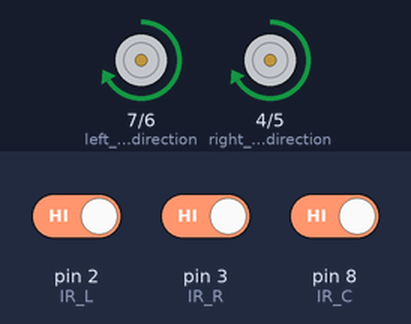
The sketch below on a simulated Arduino Uno, built with avr-gcc and run on an emulated ATmega328P. Parts: direction and speed pins drawn as motors (green arrow = direction pin HIGH = forward, orange = LOW = backward, longer = more drive). The inputs (shaded band) are chosen by the test bench; at power-on: pin 2 (IR_L) HIGH, pin 8 (IR_C) HIGH, pin 3 (IR_R) HIGH.

Above: at 1.2 s.
1.3 s: pin 2 (IR_L) driven LOW
At 2.5 s:
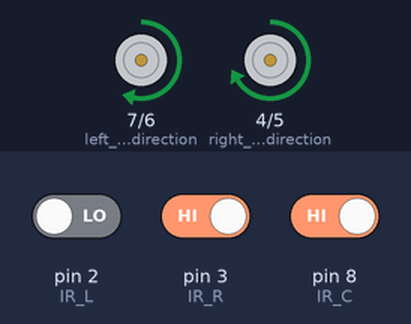
2.8 s: pin 8 (IR_C) driven LOW
At 3.9 s:
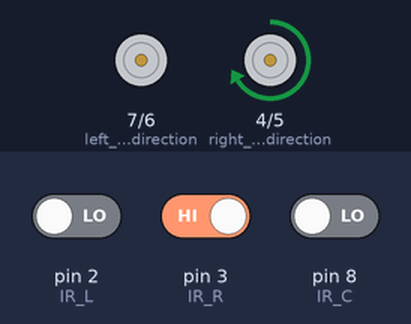
4.3 s: pin 8 (IR_C) driven HIGH
At 5.0 s:
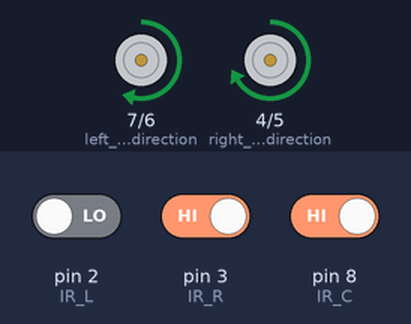
5.8 s: pin 2 (IR_L) driven HIGH
At 6.2 s:
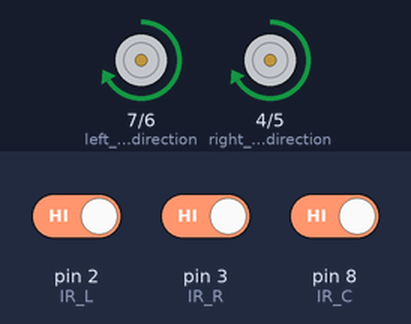
7.3 s: pin 3 (IR_R) driven LOW
At 8.5 s:
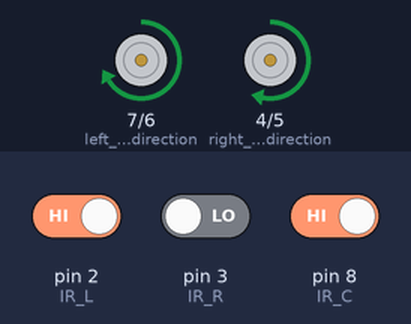
8.8 s: pin 8 (IR_C) driven LOW
At 9.6 s:
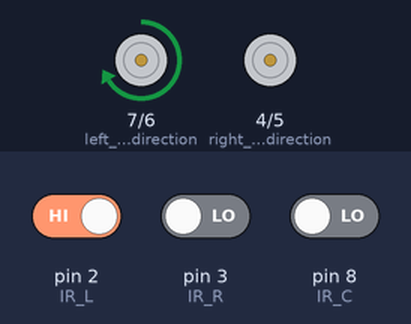
Timing chart, 0 to 11.3 s (numbered marks = the images above; inputs shaded):
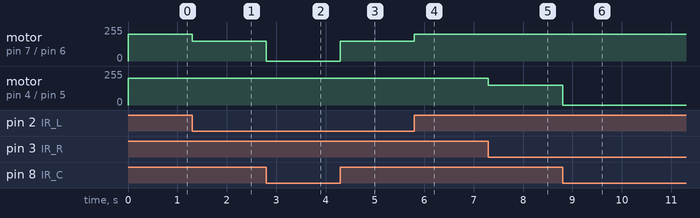

The sketch:

line2.ino
```cpp
#define IR_L 2
#define IR_R 3
#define IR_C 8
#define right_motor_speed 5
#define left_motor_speed 6
#define right_motor_direction 4
#define left_motor_direction 7

void setup() {
  pinMode(IR_L, INPUT_PULLUP);
  pinMode(IR_R, INPUT_PULLUP);
  pinMode(IR_C, INPUT_PULLUP);
  pinMode(right_motor_speed, OUTPUT);
  pinMode(right_motor_direction, OUTPUT);
  pinMode(left_motor_speed, OUTPUT);
  pinMode(left_motor_direction, OUTPUT);
}

void loop() {
  if (digitalRead(IR_L) == 0 && digitalRead(IR_C) == 1 && digitalRead(IR_R) == 0) {
    analogWrite(left_motor_speed, 200);
    digitalWrite(left_motor_direction, HIGH);
    analogWrite(right_motor_speed, 200);
    digitalWrite(right_motor_direction, HIGH);
  }
  if (digitalRead(IR_L) == 1 && digitalRead(IR_C) == 1 && digitalRead(IR_R) == 1) {
    analogWrite(left_motor_speed, 200);
    digitalWrite(left_motor_direction, HIGH);
    analogWrite(right_motor_speed, 200);
    digitalWrite(right_motor_direction, HIGH);
  }
  if (digitalRead(IR_L) == 1 && digitalRead(IR_C) == 0 && digitalRead(IR_R) == 0) {
    analogWrite(left_motor_speed, 200);
    digitalWrite(left_motor_direction, HIGH);
    analogWrite(right_motor_speed, 0);
    digitalWrite(right_motor_direction, HIGH);
  }
  if (digitalRead(IR_L) == 0 && digitalRead(IR_C) == 0 && digitalRead(IR_R) == 1) {
    analogWrite(left_motor_speed, 0);
    digitalWrite(left_motor_direction, HIGH);
    analogWrite(right_motor_speed, 200);
    digitalWrite(right_motor_direction, HIGH);
  }
  if (digitalRead(IR_L) == 1 && digitalRead(IR_C) == 1 && digitalRead(IR_R) == 0) {
    analogWrite(left_motor_speed, 200);
    digitalWrite(left_motor_direction, HIGH);
    analogWrite(right_motor_speed, 150);
    digitalWrite(right_motor_direction, HIGH);
  }
  if (digitalRead(IR_L) == 0 && digitalRead(IR_C) == 1 && digitalRead(IR_R) == 1) {
    analogWrite(left_motor_speed, 150);
    digitalWrite(left_motor_direction, HIGH);
    analogWrite(right_motor_speed, 200);
    digitalWrite(right_motor_direction, HIGH);
  }
}
```

Measured:
- after the input at 1.3 s, motor on pin 7 (left_motor_direction) / pin 6 (left_motor_speed): forward 200/255 → forward 150/255 at once
- after the input at 2.8 s, motor on pin 7 (left_motor_direction) / pin 6 (left_motor_speed): forward 150/255 → stopped at once
- after the input at 4.3 s, motor on pin 7 (left_motor_direction) / pin 6 (left_motor_speed): stopped → forward 150/255 at once
- after the input at 5.8 s, motor on pin 7 (left_motor_direction) / pin 6 (left_motor_speed): forward 150/255 → forward 200/255 at once
- after the input at 7.3 s, motor on pin 4 (right_motor_direction) / pin 5 (right_motor_speed): forward 200/255 → forward 150/255 at once
- after the input at 8.8 s, motor on pin 4 (right_motor_direction) / pin 5 (right_motor_speed): forward 150/255 → stopped at once
